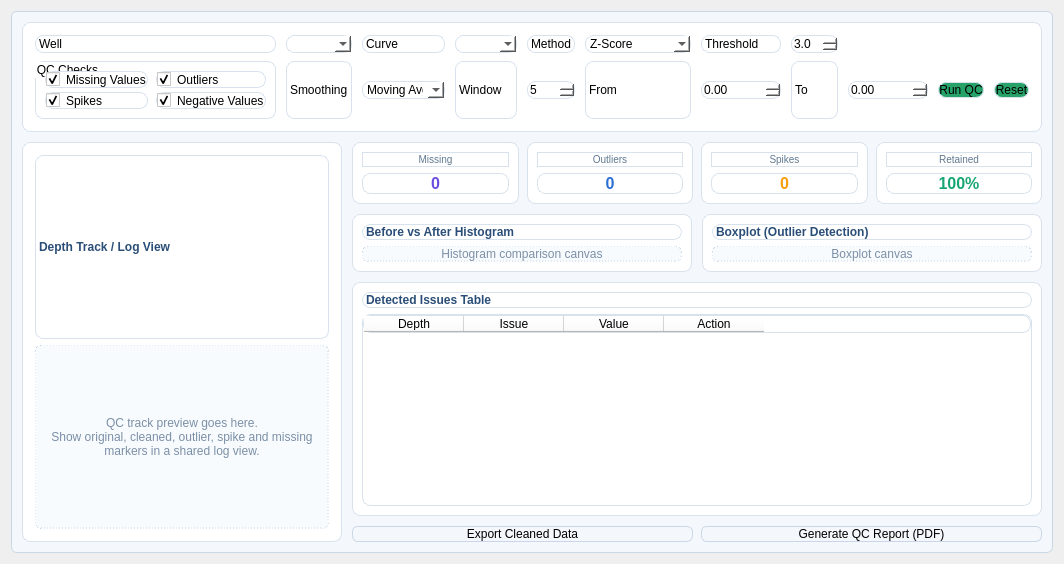
   <widget class="QWidget" name="tabQualitycontrol">
    <attribute name="title">
     <string>Quality Control</string>
    </attribute>
    <layout class="QHBoxLayout" name="layoutCrossplot">
     <property name="spacing">
      <number>4</number>
     </property>
     <item>
      <widget class="QFrame" name="frameQualityControl">
       <property name="styleSheet">
        <string>background:#F4F7FB;border:1px solid #C9D7E6;border-radius:6px;</string>
       </property>
       <property name="frameShape">
        <enum>QFrame::StyledPanel</enum>
       </property>
       <property name="frameShadow">
        <enum>QFrame::Raised</enum>
       </property>
       <layout class="QVBoxLayout" name="layoutQualityControl">
        <property name="spacing">
         <number>10</number>
        </property>
        <property name="leftMargin">
         <number>10</number>
        </property>
        <property name="topMargin">
         <number>10</number>
        </property>
        <property name="rightMargin">
         <number>10</number>
        </property>
        <property name="bottomMargin">
         <number>10</number>
        </property>
        <item>
         <widget class="QFrame" name="frameQCTopControls">
          <property name="styleSheet">
           <string>background:#FFFFFF;border:1px solid #D7E2EE;border-radius:8px;</string>
          </property>
          <property name="frameShape">
           <enum>QFrame::StyledPanel</enum>
          </property>
          <layout class="QGridLayout" name="gridQCTopControls">
           <property name="leftMargin">
            <number>12</number>
           </property>
           <property name="topMargin">
            <number>12</number>
           </property>
           <property name="rightMargin">
            <number>12</number>
           </property>
           <property name="bottomMargin">
            <number>12</number>
           </property>
           <property name="horizontalSpacing">
            <number>10</number>
           </property>
           <property name="verticalSpacing">
            <number>8</number>
           </property>
           <item row="0" column="0">
            <widget class="QLabel" name="lblQCWell">
             <property name="text">
              <string>Well</string>
             </property>
            </widget>
           </item>
           <item row="0" column="1">
            <widget class="QComboBox" name="comboQCWell"/>
           </item>
           <item row="0" column="2">
            <widget class="QLabel" name="lblQCCurve">
             <property name="text">
              <string>Curve</string>
             </property>
            </widget>
           </item>
           <item row="0" column="3">
            <widget class="QComboBox" name="comboQCCurve"/>
           </item>
           <item row="0" column="4">
            <widget class="QLabel" name="lblQCMethod">
             <property name="text">
              <string>Method</string>
             </property>
            </widget>
           </item>
           <item row="0" column="5">
            <widget class="QComboBox" name="comboQCMethod">
             <item>
              <property name="text">
               <string>Z-Score</string>
              </property>
             </item>
             <item>
              <property name="text">
               <string>Moving Z-Score</string>
              </property>
             </item>
             <item>
              <property name="text">
               <string>IQR Rule</string>
              </property>
             </item>
            </widget>
           </item>
           <item row="0" column="6">
            <widget class="QLabel" name="lblQCThreshold">
             <property name="text">
              <string>Threshold</string>
             </property>
            </widget>
           </item>
           <item row="0" column="7">
            <widget class="QDoubleSpinBox" name="spinQCThreshold">
             <property name="decimals">
              <number>1</number>
             </property>
             <property name="minimum">
              <double>0.500000000000000</double>
             </property>
             <property name="maximum">
              <double>10.000000000000000</double>
             </property>
             <property name="value">
              <double>3.000000000000000</double>
             </property>
            </widget>
           </item>
           <item row="1" column="0">
            <widget class="QGroupBox" name="groupQCChecks">
             <property name="title">
              <string>QC Checks</string>
             </property>
             <layout class="QGridLayout" name="gridQCChecks">
              <property name="horizontalSpacing">
               <number>8</number>
              </property>
              <property name="verticalSpacing">
               <number>4</number>
              </property>
              <item row="0" column="0">
               <widget class="QCheckBox" name="checkQCMissing">
                <property name="text">
                 <string>Missing Values</string>
                </property>
                <property name="checked">
                 <bool>true</bool>
                </property>
               </widget>
              </item>
              <item row="0" column="1">
               <widget class="QCheckBox" name="checkQCOutliers">
                <property name="text">
                 <string>Outliers</string>
                </property>
                <property name="checked">
                 <bool>true</bool>
                </property>
               </widget>
              </item>
              <item row="1" column="0">
               <widget class="QCheckBox" name="checkQCSpikes">
                <property name="text">
                 <string>Spikes</string>
                </property>
                <property name="checked">
                 <bool>true</bool>
                </property>
               </widget>
              </item>
              <item row="1" column="1">
               <widget class="QCheckBox" name="checkQCNegative">
                <property name="text">
                 <string>Negative Values</string>
                </property>
                <property name="checked">
                 <bool>true</bool>
                </property>
               </widget>
              </item>
             </layout>
            </widget>
           </item>
           <item row="1" column="1">
            <widget class="QLabel" name="lblQCSmoothing">
             <property name="text">
              <string>Smoothing</string>
             </property>
            </widget>
           </item>
           <item row="1" column="2">
            <widget class="QComboBox" name="comboQCSmoothing">
             <item>
              <property name="text">
               <string>Moving Avg</string>
              </property>
             </item>
             <item>
              <property name="text">
               <string>Median</string>
              </property>
             </item>
             <item>
              <property name="text">
               <string>None</string>
              </property>
             </item>
            </widget>
           </item>
           <item row="1" column="3">
            <widget class="QLabel" name="lblQCWindow">
             <property name="text">
              <string>Window</string>
             </property>
            </widget>
           </item>
           <item row="1" column="4">
            <widget class="QSpinBox" name="spinQCWindow">
             <property name="minimum">
              <number>3</number>
             </property>
             <property name="maximum">
              <number>51</number>
             </property>
             <property name="singleStep">
              <number>2</number>
             </property>
             <property name="value">
              <number>5</number>
             </property>
            </widget>
           </item>
           <item row="1" column="5">
            <widget class="QLabel" name="lblQCFrom">
             <property name="text">
              <string>From</string>
             </property>
            </widget>
           </item>
           <item row="1" column="6">
            <widget class="QDoubleSpinBox" name="spinQCFrom">
             <property name="decimals">
              <number>2</number>
             </property>
             <property name="maximum">
              <double>100000.000000000000000</double>
             </property>
            </widget>
           </item>
           <item row="1" column="7">
            <widget class="QLabel" name="lblQCTo">
             <property name="text">
              <string>To</string>
             </property>
            </widget>
           </item>
           <item row="1" column="8">
            <widget class="QDoubleSpinBox" name="spinQCTo">
             <property name="decimals">
              <number>2</number>
             </property>
             <property name="maximum">
              <double>100000.000000000000000</double>
             </property>
            </widget>
           </item>
           <item row="1" column="9">
            <widget class="QPushButton" name="btnRunQC">
             <property name="styleSheet">
              <string notr="true">background-color: rgb(38, 162, 105);</string>
             </property>
             <property name="text">
              <string>Run QC</string>
             </property>
            </widget>
           </item>
           <item row="1" column="10">
            <widget class="QPushButton" name="btnResetQC">
             <property name="styleSheet">
              <string notr="true">background-color: rgb(26, 95, 180);
background-color: rgb(38, 162, 105);</string>
             </property>
             <property name="text">
              <string>Reset</string>
             </property>
            </widget>
           </item>
          </layout>
         </widget>
        </item>
        <item>
         <layout class="QHBoxLayout" name="layoutQCMain">
          <property name="spacing">
           <number>10</number>
          </property>
          <item>
           <widget class="QFrame" name="frameQCLogView">
            <property name="minimumSize">
             <size>
              <width>320</width>
              <height>0</height>
             </size>
            </property>
            <property name="styleSheet">
             <string>background:#FFFFFF;border:1px solid #D7E2EE;border-radius:8px;</string>
            </property>
            <property name="frameShape">
             <enum>QFrame::StyledPanel</enum>
            </property>
            <layout class="QVBoxLayout" name="layoutQCLogView">
             <property name="leftMargin">
              <number>12</number>
             </property>
             <property name="topMargin">
              <number>12</number>
             </property>
             <property name="rightMargin">
              <number>12</number>
             </property>
             <property name="bottomMargin">
              <number>12</number>
             </property>
             <item>
              <widget class="QLabel" name="lblQCLogViewTitle">
               <property name="styleSheet">
                <string>font-weight:700;color:#2A4E77;</string>
               </property>
               <property name="text">
                <string>Depth Track / Log View</string>
               </property>
              </widget>
             </item>
             <item>
              <widget class="QLabel" name="lblQCLogViewPlaceholder">
               <property name="styleSheet">
                <string>color:#7B8FA6;font-size:12px;border:1px dashed #C8D7E8;border-radius:6px;background:#F8FBFE;</string>
               </property>
               <property name="text">
                <string>QC track preview goes here.
Show original, cleaned, outlier, spike and missing markers in a shared log view.</string>
               </property>
               <property name="alignment">
                <set>Qt::AlignCenter</set>
               </property>
               <property name="wordWrap">
                <bool>true</bool>
               </property>
              </widget>
             </item>
            </layout>
           </widget>
          </item>
          <item>
           <layout class="QVBoxLayout" name="layoutQCRight">
            <property name="spacing">
             <number>10</number>
            </property>
            <item>
             <layout class="QGridLayout" name="gridQCSummary">
              <property name="spacing">
               <number>8</number>
              </property>
              <item row="0" column="0">
               <widget class="QFrame" name="cardQCMissing">
                <property name="styleSheet">
                 <string>background:#FFFFFF;border:1px solid #D8E2EC;border-radius:8px;</string>
                </property>
                <property name="frameShape">
                 <enum>QFrame::StyledPanel</enum>
                </property>
                <layout class="QVBoxLayout" name="layoutCardQCMissing">
                 <item>
                  <widget class="QLabel" name="lblQCMissingTitle">
                   <property name="styleSheet">
                    <string>color:#61788F;font-size:10px;</string>
                   </property>
                   <property name="text">
                    <string>Missing</string>
                   </property>
                   <property name="alignment">
                    <set>Qt::AlignCenter</set>
                   </property>
                  </widget>
                 </item>
                 <item>
                  <widget class="QLabel" name="lblQCMissingCount">
                   <property name="styleSheet">
                    <string>font-size:16px;font-weight:700;color:#6C4CE0;</string>
                   </property>
                   <property name="text">
                    <string>0</string>
                   </property>
                   <property name="alignment">
                    <set>Qt::AlignCenter</set>
                   </property>
                  </widget>
                 </item>
                </layout>
               </widget>
              </item>
              <item row="0" column="1">
               <widget class="QFrame" name="cardQCOutliers">
                <property name="styleSheet">
                 <string>background:#FFFFFF;border:1px solid #D8E2EC;border-radius:8px;</string>
                </property>
                <property name="frameShape">
                 <enum>QFrame::StyledPanel</enum>
                </property>
                <layout class="QVBoxLayout" name="layoutCardQCOutliers">
                 <item>
                  <widget class="QLabel" name="lblQCOutliersTitle">
                   <property name="styleSheet">
                    <string>color:#61788F;font-size:10px;</string>
                   </property>
                   <property name="text">
                    <string>Outliers</string>
                   </property>
                   <property name="alignment">
                    <set>Qt::AlignCenter</set>
                   </property>
                  </widget>
                 </item>
                 <item>
                  <widget class="QLabel" name="lblQCOutlierCount">
                   <property name="styleSheet">
                    <string>font-size:16px;font-weight:700;color:#2A6FD4;</string>
                   </property>
                   <property name="text">
                    <string>0</string>
                   </property>
                   <property name="alignment">
                    <set>Qt::AlignCenter</set>
                   </property>
                  </widget>
                 </item>
                </layout>
               </widget>
              </item>
              <item row="0" column="2">
               <widget class="QFrame" name="cardQCSpikes">
                <property name="styleSheet">
                 <string>background:#FFFFFF;border:1px solid #D8E2EC;border-radius:8px;</string>
                </property>
                <property name="frameShape">
                 <enum>QFrame::StyledPanel</enum>
                </property>
                <layout class="QVBoxLayout" name="layoutCardQCSpikes">
                 <item>
                  <widget class="QLabel" name="lblQCSpikesTitle">
                   <property name="styleSheet">
                    <string>color:#61788F;font-size:10px;</string>
                   </property>
                   <property name="text">
                    <string>Spikes</string>
                   </property>
                   <property name="alignment">
                    <set>Qt::AlignCenter</set>
                   </property>
                  </widget>
                 </item>
                 <item>
                  <widget class="QLabel" name="lblQCSpikeCount">
                   <property name="styleSheet">
                    <string>font-size:16px;font-weight:700;color:#F59E0B;</string>
                   </property>
                   <property name="text">
                    <string>0</string>
                   </property>
                   <property name="alignment">
                    <set>Qt::AlignCenter</set>
                   </property>
                  </widget>
                 </item>
                </layout>
               </widget>
              </item>
              <item row="0" column="3">
               <widget class="QFrame" name="cardQCRetained">
                <property name="styleSheet">
                 <string>background:#FFFFFF;border:1px solid #D8E2EC;border-radius:8px;</string>
                </property>
                <property name="frameShape">
                 <enum>QFrame::StyledPanel</enum>
                </property>
                <layout class="QVBoxLayout" name="layoutCardQCRetained">
                 <item>
                  <widget class="QLabel" name="lblQCRetainedTitle">
                   <property name="styleSheet">
                    <string>color:#61788F;font-size:10px;</string>
                   </property>
                   <property name="text">
                    <string>Retained</string>
                   </property>
                   <property name="alignment">
                    <set>Qt::AlignCenter</set>
                   </property>
                  </widget>
                 </item>
                 <item>
                  <widget class="QLabel" name="lblQCRetainedPct">
                   <property name="styleSheet">
                    <string>font-size:16px;font-weight:700;color:#17A673;</string>
                   </property>
                   <property name="text">
                    <string>100%</string>
                   </property>
                   <property name="alignment">
                    <set>Qt::AlignCenter</set>
                   </property>
                  </widget>
                 </item>
                </layout>
               </widget>
              </item>
             </layout>
            </item>
            <item>
             <layout class="QHBoxLayout" name="layoutQCCharts">
              <property name="spacing">
               <number>10</number>
              </property>
              <item>
               <widget class="QFrame" name="frameQCHistogram">
                <property name="styleSheet">
                 <string>background:#FFFFFF;border:1px solid #D8E2EC;border-radius:8px;</string>
                </property>
                <property name="frameShape">
                 <enum>QFrame::StyledPanel</enum>
                </property>
                <layout class="QVBoxLayout" name="layoutQCHistogram">
                 <item>
                  <widget class="QLabel" name="lblQCHistTitle">
                   <property name="styleSheet">
                    <string>font-weight:700;color:#2A4E77;</string>
                   </property>
                   <property name="text">
                    <string>Before vs After Histogram</string>
                   </property>
                  </widget>
                 </item>
                 <item>
                  <widget class="QLabel" name="lblQCHistPlaceholder">
                   <property name="styleSheet">
                    <string>color:#7B8FA6;font-size:12px;border:1px dashed #C8D7E8;border-radius:6px;background:#F8FBFE;</string>
                   </property>
                   <property name="text">
                    <string>Histogram comparison canvas</string>
                   </property>
                   <property name="alignment">
                    <set>Qt::AlignCenter</set>
                   </property>
                  </widget>
                 </item>
                </layout>
               </widget>
              </item>
              <item>
               <widget class="QFrame" name="frameQCBoxplot">
                <property name="styleSheet">
                 <string>background:#FFFFFF;border:1px solid #D8E2EC;border-radius:8px;</string>
                </property>
                <property name="frameShape">
                 <enum>QFrame::StyledPanel</enum>
                </property>
                <layout class="QVBoxLayout" name="layoutQCBoxplot">
                 <item>
                  <widget class="QLabel" name="lblQCBoxTitle">
                   <property name="styleSheet">
                    <string>font-weight:700;color:#2A4E77;</string>
                   </property>
                   <property name="text">
                    <string>Boxplot (Outlier Detection)</string>
                   </property>
                  </widget>
                 </item>
                 <item>
                  <widget class="QLabel" name="lblQCBoxPlaceholder">
                   <property name="styleSheet">
                    <string>color:#7B8FA6;font-size:12px;border:1px dashed #C8D7E8;border-radius:6px;background:#F8FBFE;</string>
                   </property>
                   <property name="text">
                    <string>Boxplot canvas</string>
                   </property>
                   <property name="alignment">
                    <set>Qt::AlignCenter</set>
                   </property>
                  </widget>
                 </item>
                </layout>
               </widget>
              </item>
             </layout>
            </item>
            <item>
             <widget class="QFrame" name="frameQCIssues">
              <property name="styleSheet">
               <string>background:#FFFFFF;border:1px solid #D8E2EC;border-radius:8px;</string>
              </property>
              <property name="frameShape">
               <enum>QFrame::StyledPanel</enum>
              </property>
              <layout class="QVBoxLayout" name="layoutQCIssues">
               <item>
                <widget class="QLabel" name="lblQCIssuesTitle">
                 <property name="styleSheet">
                  <string>font-weight:700;color:#2A4E77;</string>
                 </property>
                 <property name="text">
                  <string>Detected Issues Table</string>
                 </property>
                </widget>
               </item>
               <item>
                <widget class="QTableWidget" name="tableQCIssues">
                 <property name="alternatingRowColors">
                  <bool>true</bool>
                 </property>
                 <property name="rowCount">
                  <number>0</number>
                 </property>
                 <property name="columnCount">
                  <number>4</number>
                 </property>
                 <column>
                  <property name="text">
                   <string>Depth</string>
                  </property>
                 </column>
                 <column>
                  <property name="text">
                   <string>Issue</string>
                  </property>
                 </column>
                 <column>
                  <property name="text">
                   <string>Value</string>
                  </property>
                 </column>
                 <column>
                  <property name="text">
                   <string>Action</string>
                  </property>
                 </column>
                </widget>
               </item>
              </layout>
             </widget>
            </item>
            <item>
             <layout class="QHBoxLayout" name="layoutQCActions">
              <property name="spacing">
               <number>8</number>
              </property>
              <item>
               <widget class="QPushButton" name="btnExportQC">
                <property name="text">
                 <string>Export Cleaned Data</string>
                </property>
               </widget>
              </item>
              <item>
               <widget class="QPushButton" name="btnGenerateQCReport">
                <property name="text">
                 <string>Generate QC Report (PDF)</string>
                </property>
               </widget>
              </item>
             </layout>
            </item>
           </layout>
          </item>
         </layout>
        </item>
       </layout>
      </widget>
     </item>
    </layout>
   </widget>
